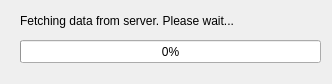
<?xml version="1.0" encoding="UTF-8"?>
<ui version="4.0">
 <class>Dialog</class>
 <widget class="QDialog" name="Dialog">
  <property name="geometry">
   <rect>
    <x>0</x>
    <y>0</y>
    <width>332</width>
    <height>84</height>
   </rect>
  </property>
  <property name="windowTitle">
   <string>Getting Data</string>
  </property>
  <widget class="QProgressBar" name="progressBar">
   <property name="geometry">
    <rect>
     <x>20</x>
     <y>40</y>
     <width>301</width>
     <height>23</height>
    </rect>
   </property>
   <property name="value">
    <number>0</number>
   </property>
   <property name="orientation">
    <enum>Qt::Horizontal</enum>
   </property>
   <property name="invertedAppearance">
    <bool>false</bool>
   </property>
  </widget>
  <widget class="QLabel" name="messageLabel">
   <property name="geometry">
    <rect>
     <x>20</x>
     <y>10</y>
     <width>261</width>
     <height>21</height>
    </rect>
   </property>
   <property name="font">
    <font>
     <pointsize>9</pointsize>
    </font>
   </property>
   <property name="text">
    <string>Fetching data from server. Please wait...</string>
   </property>
  </widget>
 </widget>
 <resources/>
 <connections/>
</ui>
